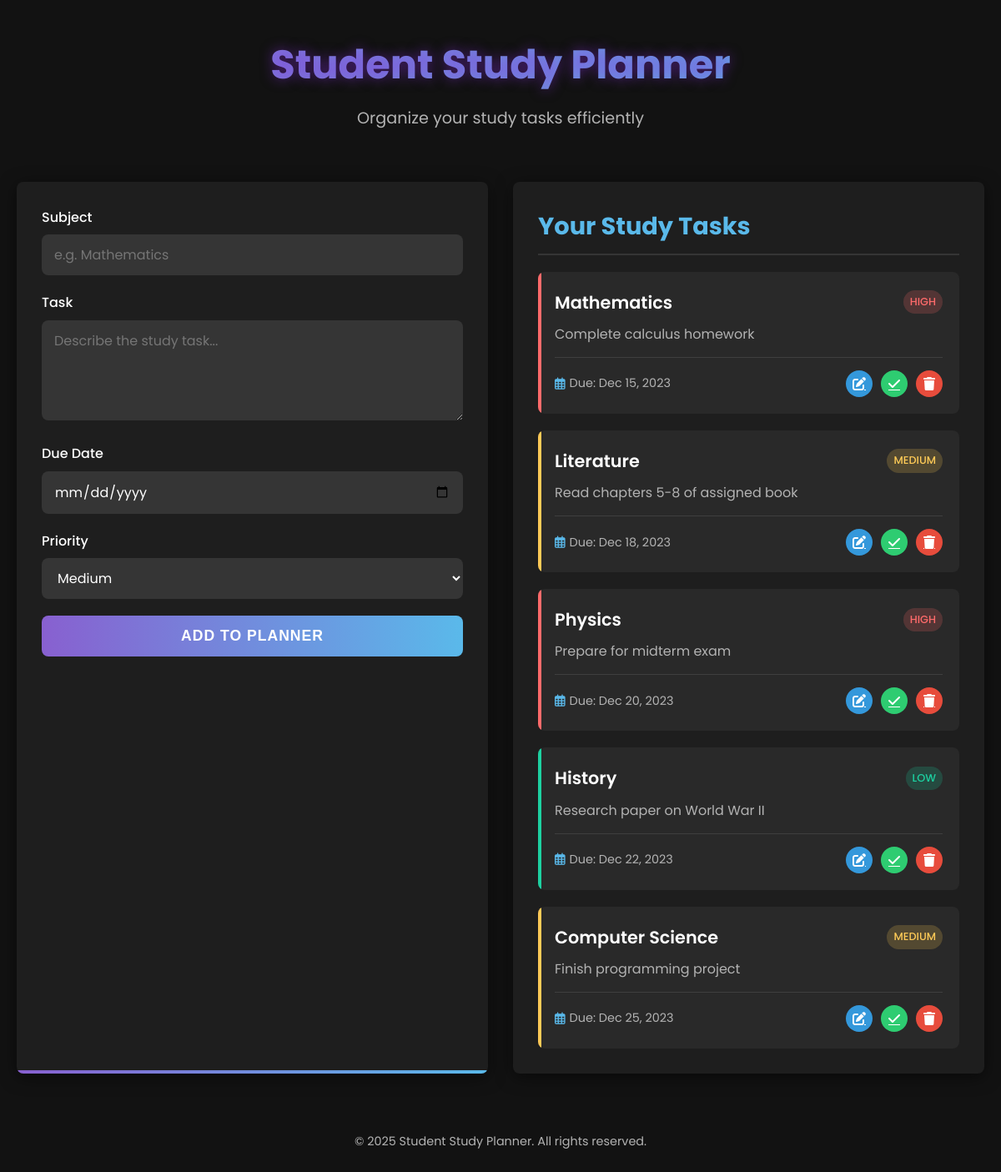
The page / on the database its author committed.
### tables this page shows
CREATE TABLE IF NOT EXISTS study_tasks (
    id INT AUTO_INCREMENT PRIMARY KEY,
    subject VARCHAR(100) NOT NULL,
    task_description TEXT NOT NULL,
    due_date DATE NOT NULL,
    priority ENUM('high', 'medium', 'low') DEFAULT 'medium',
    status ENUM('pending', 'in_progress', 'completed') DEFAULT 'pending',
    created_at TIMESTAMP DEFAULT CURRENT_TIMESTAMP,
    updated_at TIMESTAMP DEFAULT CURRENT_TIMESTAMP ON UPDATE CURRENT_TIMESTAMP
);

### index.php (the view, shortened to what this page needs)
<?php
$database = new Database();
$conn = $database->getConnection();
$tasks = [];
try {
    $stmt = $conn->prepare("SELECT * FROM study_tasks ORDER BY due_date ASC");
    $stmt->execute();
    $tasks = $stmt->fetchAll(PDO::FETCH_ASSOC);
} catch (PDOException $e) {
}
?>
<!DOCTYPE html>
<html lang="en">
<head>
    <link rel="stylesheet" href="assets/css/style.css">
    <link rel="stylesheet" href="https://cdnjs.cloudflare.com/ajax/libs/font-awesome/6.4.0/css/all.min.css">
</head>
<body>
    <div class="container">
        <header>
            <h1>Student Study Planner</h1>
            <p>Organize your study tasks efficiently</p>
        </header>
        <main>
            <section class="task-form-container">
                <form action="<?php echo htmlspecialchars($_SERVER["PHP_SELF"]); ?>" method="post" class="task-form">
                    <div class="form-group">
                        <label for="subject">Subject</label>
                        <input type="text" id="subject" name="subject" placeholder="e.g. Mathematics" required>
                    </div>
                    <div class="form-group">
                        <label for="task">Task</label>
                        <textarea id="task" name="task" placeholder="Describe the study task..." required></textarea>
                    </div>
                    <div class="form-group">
                        <label for="due_date">Due Date</label>
                        <input type="date" id="due_date" name="due_date" required>
                    </div>
                    <div class="form-group">
                        <label for="priority">Priority</label>
                        <select id="priority" name="priority">
                            <option value="medium" selected>Medium</option>
                        </select>
                    </div>
                    <button type="submit" name="add_task" class="btn-add">Add To Planner</button>
                </form>
            </section>
            <section class="tasks-container">
                <h2>Your Study Tasks</h2>
                <?php if (empty($tasks)): ?>
                    <div class="empty-state">
                        <i class="fas fa-book-open"></i>
                        <p>No study tasks yet. Add your first task above!</p>
                    </div>
                <?php else: ?>
                    <div class="tasks-list">
                        <?php foreach ($tasks as $task): ?>
                            <div class="task-card priority-<?php echo $task['priority']; ?>">
                                <div class="task-header">
                                    <h3><?php echo htmlspecialchars($task['subject']); ?></h3>
                                    <span class="priority-badge"><?php echo ucfirst($task['priority']); ?></span>
                                </div>
                                <p class="task-description"><?php echo htmlspecialchars($task['task_description']); ?></p>
                                <div class="task-footer">
                                    <div class="due-date">
                                        <i class="far fa-calendar-alt"></i>
                                        <span>Due: <?php echo date('M d, Y', strtotime($task['due_date'])); ?></span>
                                    </div>
                                    <div class="task-actions">
                                        <a href="edit_task.php?id=<?php echo $task['id']; ?>" class="btn-edit"><i class="fas fa-edit"></i></a>
                                        <a href="mark_complete.php?id=<?php echo $task['id']; ?>" class="btn-complete"><i class="fas fa-check"></i></a>
                                        <a href="delete_task.php?id=<?php echo $task['id']; ?>" class="btn-delete" onclick="return confirm('Are you sure you want to delete this task?');"><i class="fas fa-trash"></i></a>
                                    </div>
                                </div>
                            </div>
                        <?php endforeach; ?>
                    </div>
                <?php endif; ?>
            </section>
        </main>
        <footer>
            <p>&copy; <?php echo date('Y'); ?> Student Study Planner. All rights reserved.</p>
        </footer>
    </div>
</body>
</html>

### rows shown on the page
study_tasks: subject "Mathematics", priority "HIGH", task_description "Complete calculus homework", due_date "Dec 15, 2023"
study_tasks: subject "Literature", priority "MEDIUM", task_description "Read chapters 5-8 of assigned book", due_date "Dec 18, 2023"
study_tasks: subject "Physics", priority "HIGH", task_description "Prepare for midterm exam", due_date "Dec 20, 2023"
study_tasks: subject "History", priority "LOW", task_description "Research paper on World War II", due_date "Dec 22, 2023"
study_tasks: subject "Computer Science", priority "MEDIUM", task_description "Finish programming project", due_date "Dec 25, 2023"
